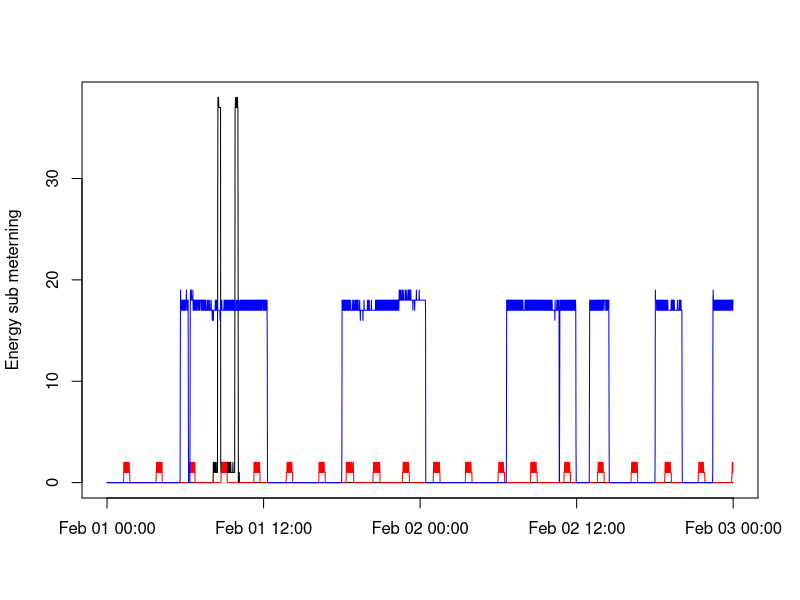

Recreate this plot in R. (Note: this script raises an error after producing the figure.)
library(readr)    # load the file
household_power_consumption2 <- read_csv("household_power_consumption2.csv")

data<- household_power_consumption2 # save it in my "data"
date<-as.character(data$Date) # we select the first column because it contains the variable date
date1<- as.Date(date,format="%d/%m/%Y")
date2<- paste(date1,data$Time)
date3<- as.POSIXct(date2) 


plot(date3,data$Sub_metering_1,col="black",type = "n", xlab = "", ylab = "Energy sub meterning") # make the plot
lines(date3,data$Sub_metering_1,col="black")
lines(date3,data$Sub_metering_2,col="red")
lines(date3,data$Sub_metering_3,col="blue")
legend("topright",lty = 1,col = c("black","red","blue"),legend = c(paste("Sub_metering_",i)),
       cex = 0.65,x.intersp =0.3 ,y.intersp = 0.45)
dev.copy(png,file="plot3.png",width = 480, height = 480)
dev.off()
